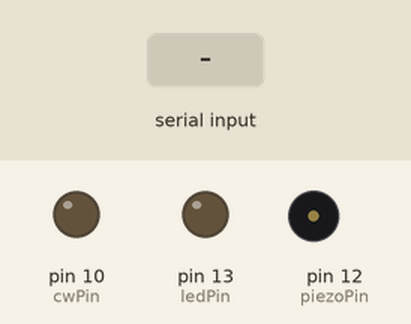
Recording of a sketch running on a simulated Arduino Uno, built with avr-gcc and run on an emulated ATmega328P. Parts: output pins drawn as LEDs (lit = HIGH), buzzer (waves = sounding). The test bench sets the inputs (shaded band). What the sketch prints to the serial monitor is not drawn.

Above: at 1.2 s.
1.3 s: "90 45\n" received over Serial
At 1.42 s:
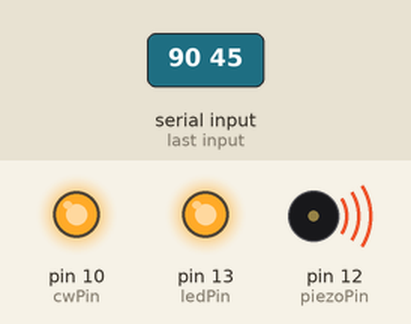
Timing chart, 0 to 10.3 s (numbered marks = the images above; inputs shaded):
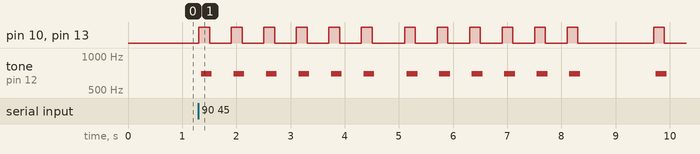

The sketch:

arduino_low_tap.ino
```cpp
// Arduino code to blink input from the keyboard using the Arduino IDE serial monitor
// Roe Gammon K3KDW
// 6/17/24

// Search for "EDIT" to adjust speed and tone (if using a speaker) parameters

// Pins for the onboard LED, optional piezo buzzer, optional speaker/headphones, and optional CW transmitter trigger
const int ledPin = 13;
const int piezoPin = 12;
const int speakerPin = 11;
const int cwPin = 10;  // CW transmitter pin

// LowTap definitions using dashes for row and column taps
const char* lowTapCode[] = {
  "- -",        // A (1,1)
  "- --",       // B (1,2)
  "- ---",      // C (1,3)
  "- ----",     // D (1,4)
  "- -----",    // E (1,5)
  "- ------",   // F (1,6)
  "-- -",       // G (2,1)
  "-- --",      // H (2,2)
  "-- ---",     // I (2,3)
  "-- ----",    // J (2,4)
  "-- -----",   // K (2,5)
  "-- ------",  // L (2,6)
  "--- -",      // M (3,1)
  "--- --",     // N (3,2)
  "--- ---",    // O (3,3)
  "--- ----",   // P (3,4)
  "--- -----",  // Q (3,5)
  "--- ------", // R (3,6)
  "---- -",     // S (4,1)
  "---- --",    // T (4,2)
  "---- ---",   // U (4,3)
  "---- ----",  // V (4,4)
  "---- -----", // W (4,5)
  "---- ------",// X (4,6)
  "----- -",    // Y (5,1)
  "----- --",   // Z (5,2)
  "----- ---",  // 0 (5,3)
  "----- ----", // 1 (5,4)
  "----- -----",// 2 (5,5)
  "----- ------",// 3 (5,6)
  "------ -",   // 4 (6,1)
  "------ --",  // 5 (6,2)
  "------ ---", // 6 (6,3)
  "------ ----",// 7 (6,4)
  "------ -----",// 8 (6,5)
  "------ ------"// 9 (6,6)
};

// Timing constants
// EDIT tapDuration below to adjust speed.
const int tapDuration = 200;  // Duration of a tap in milliseconds.
// Multipliers below conform to LowTap best practice
const int pauseBetweenTaps = tapDuration;  // Pause between taps in the same coordinate
const int pauseBetweenCoordinates = tapDuration * 3;  // Pause between row and column taps
const int letterSpacing = tapDuration * 5;  // Space between letters
const int wordSpacing = tapDuration * 7;  // Space between words

// PWM frequency and duration for the speaker and piezo
// EDIT the number below to adjust the tone if using a speaker
const int pwmFrequency = 700;  // Frequency of the PWM signal
const int pwmPeriod = 1000000 / pwmFrequency;  // Period in microseconds

void setup() {
  pinMode(ledPin, OUTPUT);
  pinMode(piezoPin, OUTPUT);
  pinMode(speakerPin, OUTPUT);
  pinMode(cwPin, OUTPUT);
  Serial.begin(9600);
  Serial.println("Enter a message to send using LowTap:");
}

void loop() {
  if (Serial.available() > 0) {
    // Read the input message
    String message = Serial.readStringUntil('\n');
    message.toUpperCase(); // Convert message to uppercase

    // Send the message using LowTap
    sendLowTap(message.c_str());
  }
}

// Function to send a message using LowTap
void sendLowTap(const char* message) {
  for (int i = 0; message[i] != '\0'; i++) {
    char c = message[i];
    if (c >= 'A' && c <= 'Z') {
      // Send the LowTap code for the current letter
      sendLowTapCode(lowTapCode[c - 'A']);
    } else if (c >= '0' && c <= '9') {
      // Send the LowTap code for the current number
      sendLowTapCode(lowTapCode[c - '0' + 26]);
    } else if (c == ' ') {
      // Space between words
      delay(wordSpacing);
    }
    // Space between letters
    delay(letterSpacing);
  }
}

// Function to send a LowTap code
void sendLowTapCode(const char* code) {
  for (int i = 0; code[i] != '\0'; i++) {
    if (code[i] == '-') {
      sendTap();
    }
    // Space between taps in the same coordinate
    delay(pauseBetweenTaps);
  }
}

// Function to send a single tap
void sendTap() {
  // Blink the LED
  digitalWrite(ledPin, HIGH);
  // Key the CW transmitter
  digitalWrite(cwPin, HIGH);

  // Generate PWM signal for the piezo buzzer
  unsigned long startTime = millis();
  while (millis() - startTime < tapDuration) {
    digitalWrite(piezoPin, HIGH);
    delayMicroseconds(pwmPeriod / 2);
    digitalWrite(piezoPin, LOW);
    delayMicroseconds(pwmPeriod / 2);
  }

  // Generate a tone for the speaker using the tone function
  tone(speakerPin, pwmFrequency, tapDuration);  // Beep for the duration of a tap

  // Stop LED and speaker tone
  digitalWrite(ledPin, LOW);
  digitalWrite(cwPin, LOW);  // Stop keying the CW transmitter
  noTone(speakerPin);  // Stop the tone

  delay(pauseBetweenTaps);  // Space after tap
}
```

Measured:
- after the input at 1.3 s, pin 10 (cwPin), pin 13 (ledPin): LOW → HIGH at once, → LOW 0.20 s later, → HIGH 0.40 s later, → LOW 0.20 s later, … (26 changes in this stretch)
